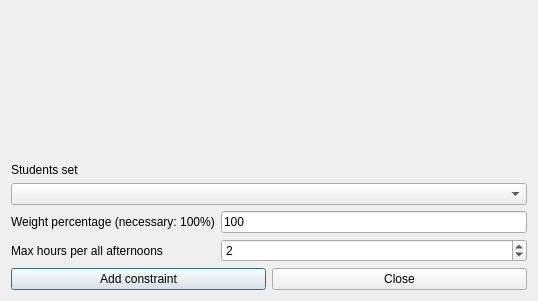
<?xml version="1.0" encoding="UTF-8"?>
<ui version="4.0">
 <class>AddConstraintStudentsSetMaxHoursPerAllAfternoonsForm_template</class>
 <widget class="QDialog" name="AddConstraintStudentsSetMaxHoursPerAllAfternoonsForm_template">
  <property name="geometry">
   <rect>
    <x>0</x>
    <y>0</y>
    <width>538</width>
    <height>301</height>
   </rect>
  </property>
  <property name="windowTitle">
   <string extracomment="This is the title of the dialog to add a new constraint of this type">Add students set max hours per all afternoons</string>
  </property>
  <layout class="QGridLayout" name="gridLayout">
   <item row="4" column="0">
    <widget class="QLabel" name="maxHoursTextLabel">
     <property name="frameShape">
      <enum>QFrame::NoFrame</enum>
     </property>
     <property name="frameShadow">
      <enum>QFrame::Plain</enum>
     </property>
     <property name="text">
      <string>Max hours per all afternoons</string>
     </property>
     <property name="wordWrap">
      <bool>false</bool>
     </property>
    </widget>
   </item>
   <item row="5" column="0" colspan="3">
    <layout class="QHBoxLayout" name="horizontalLayout">
     <item>
      <widget class="QPushButton" name="addConstraintPushButton">
       <property name="text">
        <string>Add constraint</string>
       </property>
      </widget>
     </item>
     <item>
      <widget class="QPushButton" name="closePushButton">
       <property name="text">
        <string>Close</string>
       </property>
      </widget>
     </item>
    </layout>
   </item>
   <item row="0" column="0" colspan="3">
    <spacer name="verticalSpacer">
     <property name="orientation">
      <enum>Qt::Vertical</enum>
     </property>
     <property name="sizeHint" stdset="0">
      <size>
       <width>20</width>
       <height>43</height>
      </size>
     </property>
    </spacer>
   </item>
   <item row="1" column="0" colspan="3">
    <widget class="QLabel" name="studentSetTextLabel">
     <property name="frameShape">
      <enum>QFrame::NoFrame</enum>
     </property>
     <property name="frameShadow">
      <enum>QFrame::Plain</enum>
     </property>
     <property name="text">
      <string>Students set</string>
     </property>
     <property name="wordWrap">
      <bool>false</bool>
     </property>
    </widget>
   </item>
   <item row="2" column="0" colspan="3">
    <widget class="QComboBox" name="studentsComboBox">
     <property name="editable">
      <bool>false</bool>
     </property>
     <property name="insertPolicy">
      <enum>QComboBox::NoInsert</enum>
     </property>
     <property name="duplicatesEnabled">
      <bool>false</bool>
     </property>
    </widget>
   </item>
   <item row="3" column="2">
    <widget class="QLineEdit" name="weightLineEdit">
     <property name="text">
      <string notr="true">100</string>
     </property>
    </widget>
   </item>
   <item row="3" column="0" colspan="2">
    <widget class="QLabel" name="weightTextLabel">
     <property name="frameShape">
      <enum>QFrame::NoFrame</enum>
     </property>
     <property name="frameShadow">
      <enum>QFrame::Plain</enum>
     </property>
     <property name="text">
      <string>Weight percentage (necessary: 100%)</string>
     </property>
     <property name="wordWrap">
      <bool>false</bool>
     </property>
    </widget>
   </item>
   <item row="4" column="2">
    <widget class="QSpinBox" name="maxHoursSpinBox">
     <property name="value">
      <number>2</number>
     </property>
    </widget>
   </item>
  </layout>
 </widget>
 <layoutdefault spacing="6" margin="11"/>
 <resources/>
 <connections/>
</ui>
